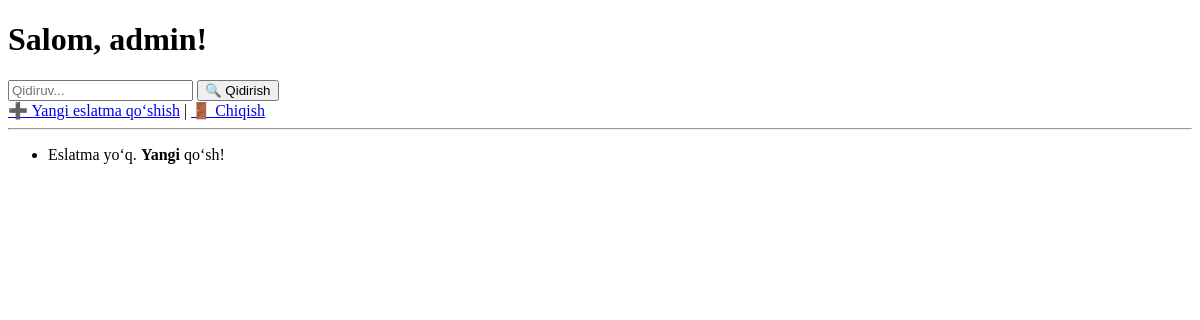
The app's page / (signed in), older data.
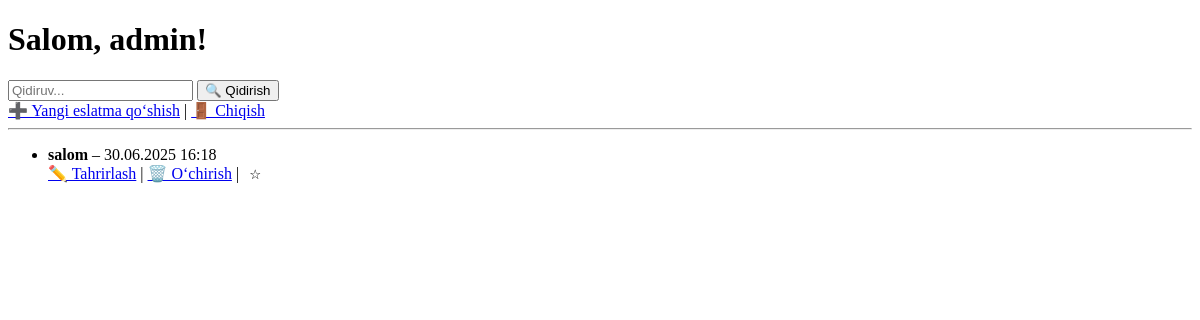
The same page, newer data.
### pind/models.py (models this page shows, shortened)
class Note(models.Model):
    user = models.ForeignKey(User, on_delete=models.CASCADE)
    title = models.CharField(max_length=100)
    content = models.TextField()
    created_at = models.DateTimeField(auto_now_add=True)
    updated_at = models.DateTimeField(auto_now=True)

### pind/views.py (the view)
# urls.py: path('', views.note_list, name='note_list'),
@login_required
def note_list(request):
    notes = Note.objects.filter(user=request.user).order_by('-updated_at')
    return render(request, 'pind/note_list.html', {'notes': notes})

### pind/templates/pind/note_list.html (shortened to what this page needs)
<!DOCTYPE html>
<html lang="uz">
<head>
</head>
<body>
<h1>Salom, {{ user.username }}!</h1>
<form action="{% url 'search_notes' %}" method="get">
    <input type="text" name="q" placeholder="Qidiruv...">
    <button type="submit">🔍 Qidirish</button>
</form>
<a href="{% url 'note_create' %}">➕ Yangi eslatma qo‘shish</a> |
<a href="{% url 'logout' %}">🚪 Chiqish</a>
<hr>
<ul>
    {% for note in notes %}
        <li>
            <strong>{{ note.title }}</strong> – {{ note.updated_at|date:"d.m.Y H:i" }} <br>
            <a href="{% url 'note_update' note.pk %}">✏️ Tahrirlash</a> |
            <a href="{% url 'note_delete' note.pk %}">🗑️ O‘chirish</a> |
            <form action="{% url 'toggle_favorite' note.id %}" method="post" style="display: inline;">
                {% if note.is_favorite %}
                    <button type="submit" style="border: none; background: none; cursor: pointer;">⭐</button>
                {% else %}
                    <button type="submit" style="border: none; background: none; cursor: pointer;">☆</button>
                {% endif %}
            </form>
        </li>
    {% empty %}
        <li>Eslatma yo‘q. <strong>Yangi</strong> qo‘sh!</li>
    {% endfor %}
</ul>
</body>
</html>

Row changes from the older to the newer data that the page shows:
added Note: title "salom", updated_at "30.06.2025 16:18"
Text that changed along with them:
text no longer shown: "Eslatma yo‘q. Yangi qo‘sh!"
